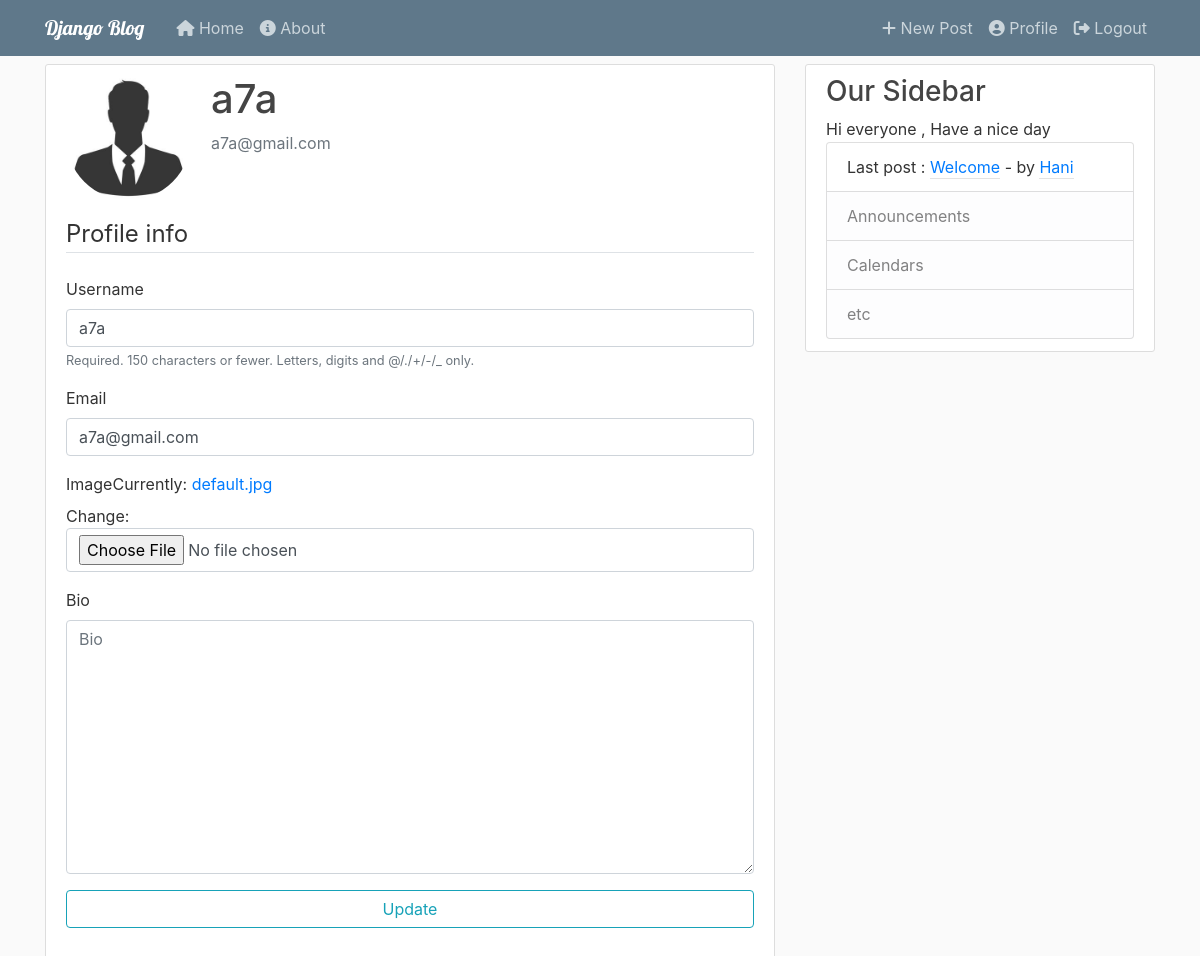
Before: /profile/ (signed in) with the older database file.
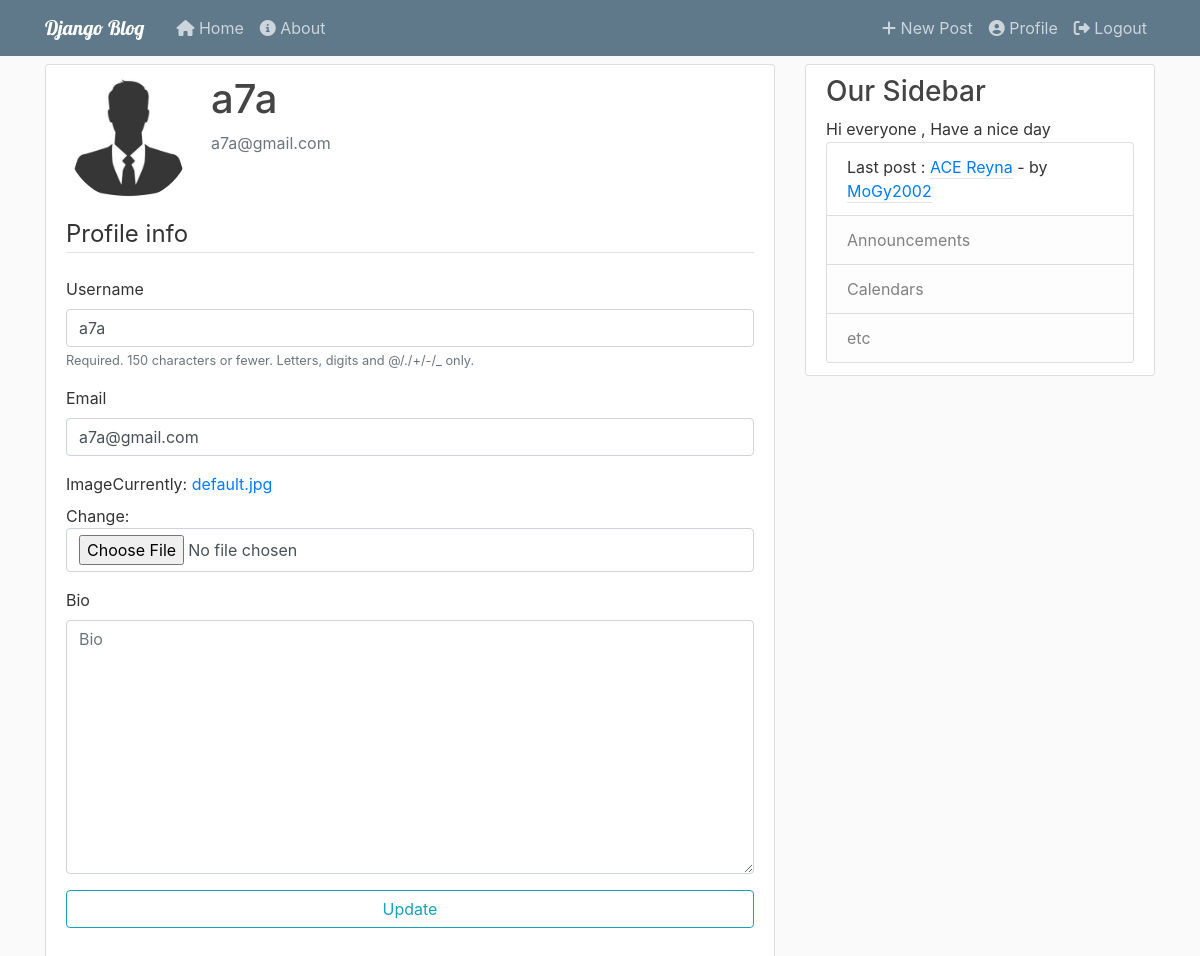
After: the same page with the newer database file.
### blog/models.py (models this page shows, shortened)
class Post(models.Model):
    title = models.CharField(max_length=100,blank=True)
    content = models.TextField()
    date_posted = models.DateTimeField(default=timezone.now)
    author = models.ForeignKey(User, on_delete=models.CASCADE)
    likes= models.ManyToManyField(User,related_name='blog_post',null=True,blank=True)
    dislikes=models.ManyToManyField(User,related_name='dislikes',null=True,blank=True)
    image= models.ImageField(blank= True, upload_to='Posts_images')
    comments= models.ManyToManyField(User,through='Comment',null=True,blank=True,related_name="Post_comments")
    def __str__(self):
        return str(self.title) or str(self.content[:5]+'...')

### users/views.py (the view)
# urls.py: path('profile/', user_views.profile, name='profile'),
@login_required
def profile(request):
    if request.method == 'POST':
      u_form=UserUpdateForm(request.POST, instance=request.user)
      p_form=ProfileUpdateForm(request.POST, request.FILES , instance= request.user.profile)
      if u_form.is_valid() and p_form.is_valid():
          u_form.save()
          p_form.save()
          messages.success(request,f' Updated Successfully !')
          return redirect('profile')
    else:
      u_form=UserUpdateForm(instance=request.user)
      p_form=ProfileUpdateForm(instance=request.user.profile)
    context= {
      'u_form' : u_form ,
      'p_form' : p_form
      }
    return render(request , 'users/profile.html',context)

### users/forms.py
class UserUpdateForm(forms.ModelForm):
  email = forms.EmailField()
  class Meta :
    model = User
    fields = ['username','email']

class ProfileUpdateForm(forms.ModelForm):
  class Meta:
    model=Profile
    fields=['image','bio']

### blog/context_processors.py (called while the page is built)
def added_models_ToBase(request):
    return {
        'posts':Post.objects.all()
    }

### users/templates/users/profile.html (shortened to what this page needs)
{% extends "blog/base.html" %} {% load bootstrap4 %} {% block content %}
<div class="content-section">
  <div class="media">
    <img
      class="rounded-circle account-img"
      src="{{ user.profile.image.url }}"
    />
    <div class="media-body">
      <h2 class="account-heading">{{user.username}}</h2>
      <p class="text-secondary">{{user.email}}</p>
    </div>
  </div>
  <form method="POST" , enctype="multipart/form-data">
    <fieldset class="form-group">
      <legend class="border-bottom mb-4">Profile info</legend>
      {% bootstrap_form u_form %} {% bootstrap_form p_form %}
      <div class="form-group">
        <button class="btn btn-outline-info col-sm-12" type="submit">
          Update
        </button>
      </div>
    </fieldset>
  </form>
</div>
{% endblock content %}

### blog/templates/blog/base.html (shortened to what this page needs)
{% load static %}
<!DOCTYPE html>
<html lang="en">
<head>
  <link rel="stylesheet" href="https://maxcdn.bootstrapcdn.com/bootstrap/4.0.0/css/bootstrap.min.css"
>
  <link rel="stylesheet" type="text/css" href="{% static 'blog/main.css' %}">
</head>
<body>
  <header class="site-header">
    <nav class="navbar navbar-expand-md navbar-dark bg-steel fixed-top">
      <div class="container">
        <a class="navbar-brand mr-4"  style="font-family: lobster ;" href="{% url 'blog-home' %}">Django Blog</a>
        <div class="collapse navbar-collapse" id="navbarToggle">
          <div class="navbar-nav mr-auto">
            <a class="nav-item nav-link" href="{% url 'blog-home' %}"><i class="fas fa-home"></i> Home</a>
            <a class="nav-item nav-link" href="{% url 'blog-about' %}">
              <i class="fas fa-info-circle"></i> About</a>
          </div>
          <div class="navbar-nav">
            {% if user.is_authenticated %}
            <a class="nav-item nav-link" href="{% url 'post-create' %}"><i class="fas fa-plus"></i> New Post</a>
            <a class="nav-item nav-link" href="{% url 'profile' %}"><i class="fas fa-user-circle"></i> Profile</a>
            <a class="nav-item nav-link" href="{% url 'logout' %}"><i class="fas fa-sign-out-alt"></i> Logout</a>
            {%else%}
            <a class="nav-item nav-link" href="{% url 'login' %}"><i class="fas fa-sign-in-alt"></i> Login</a>
            <a class="nav-item nav-link" href=" {% url 'register' %}"><i class="fas fa-user-plus"></i> Register</a>
            {%endif%}
          </div>
        </div>
      </div>
    </nav>
  </header>
  <main role="main" class="container">
    <div class="row">
      <div class="col-md-8">
        {% block content %}{% endblock %}
      </div>
      <div class="col-md-4">
        <div class="content-section">
          <h3>Our Sidebar</h3>
            {% block sidebar %}
             <p>Hi everyone , Have a nice day</p>
<ul class="list-group">
  <li class="list-group-item list-group-item">
    Last post :
    <a class="article-metadata" href="{% url 'post-detail' posts.last.id %}"
      >{{ posts.last }}</a
    >
    - by
    <a
      class="mr-2 article-metadata"
      href="{% url 'user-posts' posts.last.author.username %}"
      >{{ posts.last.author }}</a
    >
  </li>
  <li class="list-group-item list-group-item-light">Announcements</li>
  <li class="list-group-item list-group-item-light">Calendars</li>
  <li class="list-group-item list-group-item-light">etc</li>
</ul>
            {% endblock sidebar %}
        </div>
      </div>
    </div>
  </main>
</body>
</html>

Changed rows visible on the page:
no longer on this page (row unchanged): Post: last "Welcome", last.author "Hani"
added Post: last "ACE Reyna", last.author "MoGy2002"
